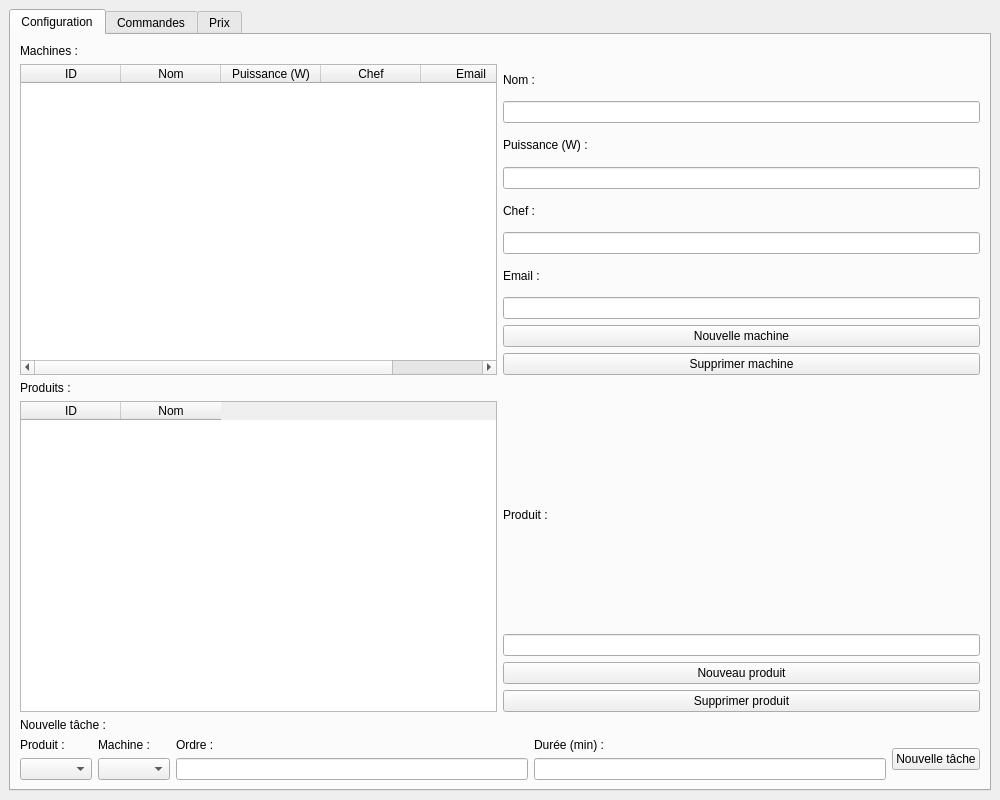
<?xml version="1.0" encoding="UTF-8"?>
<ui version="4.0">
 <class>MainWindow</class>
 <widget class="QMainWindow" name="MainWindow">
  <property name="geometry">
   <rect>
    <x>0</x>
    <y>0</y>
    <width>1000</width>
    <height>800</height>
   </rect>
  </property>
  <property name="windowTitle">
   <string>Boulangerie ECAM</string>
  </property>
  <widget class="QWidget" name="centralwidget">
   <layout class="QVBoxLayout" name="verticalLayout_main">
    <item>
     <widget class="QTabWidget" name="tabWidget_main">

      <!-- ===== ONGLET CONFIGURATION ===== -->
      <widget class="QWidget" name="Configuration">
       <attribute name="title">
        <string>Configuration</string>
       </attribute>
       <layout class="QVBoxLayout" name="verticalLayout_config">

        <!-- Section Machines -->
        <item>
         <widget class="QLabel" name="label_machines">
          <property name="text">
           <string>Machines :</string>
          </property>
         </widget>
        </item>
        <item>
         <layout class="QHBoxLayout" name="horizontalLayout_machines">
          <item>
           <widget class="QTableWidget" name="tableWidget_machines">
            <column>
             <property name="text"><string>ID</string></property>
            </column>
            <column>
             <property name="text"><string>Nom</string></property>
            </column>
            <column>
             <property name="text"><string>Puissance (W)</string></property>
            </column>
            <column>
             <property name="text"><string>Chef</string></property>
            </column>
            <column>
             <property name="text"><string>Email</string></property>
            </column>
           </widget>
          </item>
          <item>
           <layout class="QVBoxLayout" name="verticalLayout_form_machine">
            <item><widget class="QLabel" name="label_nom"><property name="text"><string>Nom :</string></property></widget></item>
            <item><widget class="QLineEdit" name="lineEdit_nom"/></item>
            <item><widget class="QLabel" name="label_puissance"><property name="text"><string>Puissance (W) :</string></property></widget></item>
            <item><widget class="QLineEdit" name="lineEdit_puissance"/></item>
            <item><widget class="QLabel" name="label_chef"><property name="text"><string>Chef :</string></property></widget></item>
            <item><widget class="QLineEdit" name="lineEdit_chef"/></item>
            <item><widget class="QLabel" name="label_email"><property name="text"><string>Email :</string></property></widget></item>
            <item><widget class="QLineEdit" name="lineEdit_email"/></item>
            <item><widget class="QPushButton" name="pushButton_ajouter"><property name="text"><string>Nouvelle machine</string></property></widget></item>
            <item><widget class="QPushButton" name="pushButton_supprimer_machine"><property name="text"><string>Supprimer machine</string></property></widget></item>
           </layout>
          </item>
         </layout>
        </item>

        <!-- Section Produits -->
        <item>
         <widget class="QLabel" name="label_produits">
          <property name="text">
           <string>Produits :</string>
          </property>
         </widget>
        </item>
        <item>
         <layout class="QHBoxLayout" name="horizontalLayout_produits">
          <item>
           <widget class="QTableWidget" name="tableWidget_produits">
            <column>
             <property name="text"><string>ID</string></property>
            </column>
            <column>
             <property name="text"><string>Nom</string></property>
            </column>
           </widget>
          </item>
          <item>
           <layout class="QVBoxLayout" name="verticalLayout_form_produit">
            <item><widget class="QLabel" name="label_produit"><property name="text"><string>Produit :</string></property></widget></item>
            <item><widget class="QLineEdit" name="lineEdit_produit"/></item>
            <item><widget class="QPushButton" name="pushButton_produit"><property name="text"><string>Nouveau produit</string></property></widget></item>
            <item><widget class="QPushButton" name="pushButton_supprimer_produit"><property name="text"><string>Supprimer produit</string></property></widget></item>
           </layout>
          </item>
         </layout>
        </item>

        <!-- Section Tâches -->
        <item>
         <widget class="QLabel" name="label_taches">
          <property name="text">
           <string>Nouvelle tâche :</string>
          </property>
         </widget>
        </item>
        <item>
         <layout class="QHBoxLayout" name="horizontalLayout_taches">
          <item>
           <layout class="QVBoxLayout">
            <item><widget class="QLabel"><property name="text"><string>Produit :</string></property></widget></item>
            <item><widget class="QComboBox" name="comboBox_produit_tache"/></item>
           </layout>
          </item>
          <item>
           <layout class="QVBoxLayout">
            <item><widget class="QLabel"><property name="text"><string>Machine :</string></property></widget></item>
            <item><widget class="QComboBox" name="comboBox_machine_tache"/></item>
           </layout>
          </item>
          <item>
           <layout class="QVBoxLayout">
            <item><widget class="QLabel"><property name="text"><string>Ordre :</string></property></widget></item>
            <item><widget class="QLineEdit" name="lineEdit_ordre"/></item>
           </layout>
          </item>
          <item>
           <layout class="QVBoxLayout">
            <item><widget class="QLabel"><property name="text"><string>Durée (min) :</string></property></widget></item>
            <item><widget class="QLineEdit" name="lineEdit_duree"/></item>
           </layout>
          </item>
          <item>
           <widget class="QPushButton" name="pushButton_tache">
            <property name="text"><string>Nouvelle tâche</string></property>
           </widget>
          </item>
         </layout>
        </item>

       </layout>
      </widget>

      <!-- ===== ONGLET COMMANDES ===== -->
      <widget class="QWidget" name="Commandes">
       <attribute name="title">
        <string>Commandes</string>
       </attribute>
       <layout class="QVBoxLayout" name="verticalLayout_commandes">
        <item><widget class="QLabel" name="label_produit_cmd"><property name="text"><string>Produit :</string></property></widget></item>
        <item><widget class="QComboBox" name="comboBox_produits"/></item>
        <item><widget class="QLabel" name="label_heure"><property name="text"><string>Heure de départ (HH:MM) :</string></property></widget></item>
        <item><widget class="QLineEdit" name="lineEdit_heure"/></item>
        <item><widget class="QPushButton" name="pushButton_calculer"><property name="text"><string>Calculer le coût</string></property></widget></item>
        <item><widget class="QLabel" name="label_resultat"><property name="text"><string>Coût : -</string></property></widget></item>
        <item>
         <widget class="QTableWidget" name="tableWidget_commandes">
          <column><property name="text"><string>ID</string></property></column>
          <column><property name="text"><string>Date</string></property></column>
          <column><property name="text"><string>Produit</string></property></column>
          <column><property name="text"><string>Heure début</string></property></column>
          <column><property name="text"><string>Heure fin</string></property></column>
          <column><property name="text"><string>Coût (€)</string></property></column>
         </widget>
        </item>
       </layout>
      </widget>

      <!-- ===== ONGLET PRIX ===== -->
      <widget class="QWidget" name="Prix">
       <attribute name="title">
        <string>Prix</string>
       </attribute>
       <layout class="QVBoxLayout" name="verticalLayout_prix">
       </layout>
      </widget>

     </widget>
    </item>
   </layout>
  </widget>
 </widget>
</ui>
